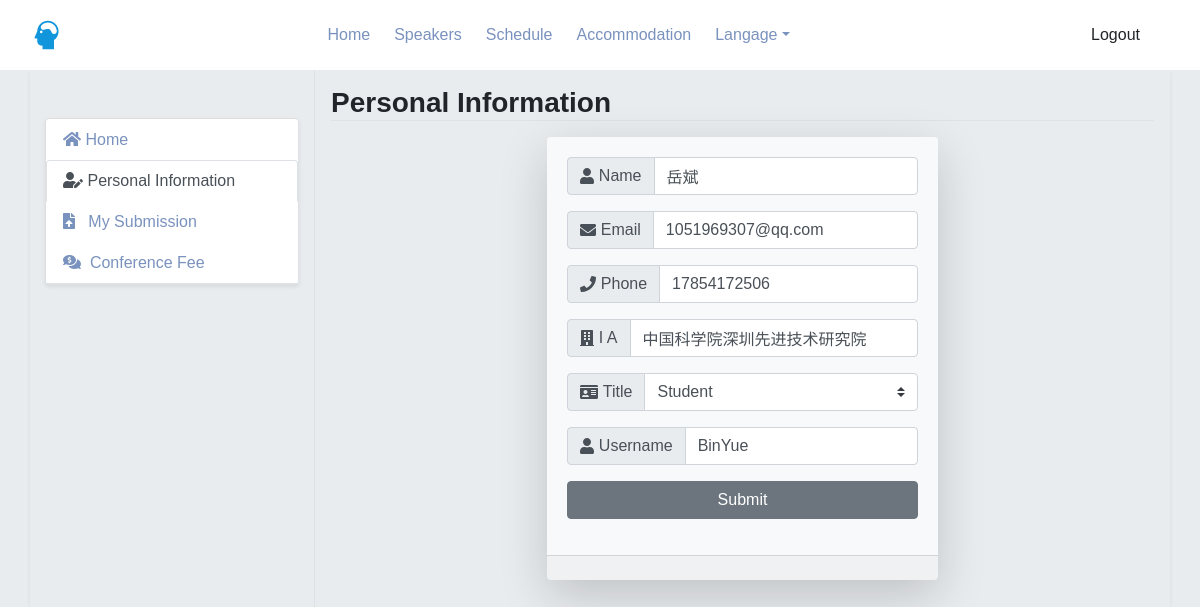
Page /my/info (signed in) on the earlier database version.
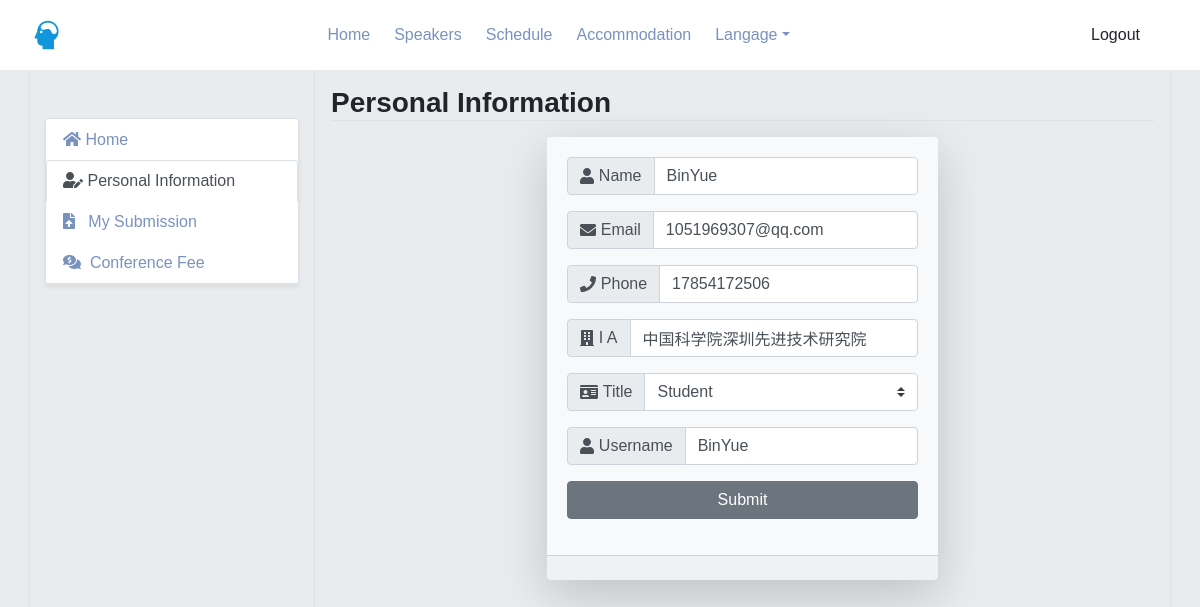
Same page on the later database version.
### tables this page shows
CREATE TABLE user (
    id INTEGER PRIMARY KEY AUTOINCREMENT,
    -- 用户名
    username TEXT NOT NULL,
    -- 密码
    password TEXT NOT NULL,
    -- 性别
    gender TEXT NOT NULL,
    -- 邮箱
    email TEXT NOT NULL,
    -- 手机号
    phone TEXT NOT NULL,
    -- 姓名
    name TEXT NOT NULL,
    -- 工作单位
    workplace TEXT NOT NULL,
    -- 职称
    title INTEGER NOT NULL,
    -- 邮寄地址(发票、邀请函)
    address TEXT NULL,
    -- 用户创建时间
    created TIMESTAMP NOT NULL DEFAULT CURRENT_TIMESTAMP,
    -- 是否需要看孩子
    requirement_baby_care BOOLEAN NOT NULL DEFAULT False,
    -- 是否需要同声传译
    requirement_simultaneous_transmission BOOLEAN NOT NULL DEFAULT False,
    -- 是否缴费完成
    paid BOOLEAN NOT NULL DEFAULT False,
    -- 是否提交摘要
    submit BOOLEAN NOT NULL DEFAULT False,
    -- 备用1
    remark1 TEXT NULL,
    -- 备用2
    remark2 INTEGER NULL
);

### nature/manage.py (the view, shortened to what this page needs)
@bp.route('/info', methods=('GET', 'POST'))
@login_required
def person():
    user_id = session.get('user_id')
    return render_template('manage/person.html')

### nature/auth.py (called while the page is built)
@bp.before_app_request
def load_logged_in_user():
    user_id = session.get('user_id')
    if user_id is None:
        g.user = None
    else:
        g.user = get_db().execute(
            'SELECT * FROM user WHERE id = ?', (user_id,)
        ).fetchone()

def login_required(view):
    @functools.wraps(view)
    def wrapped_view(**kwargs):
        if g.user is None:
            return redirect(url_for('auth.login'))
        return view(**kwargs)
    return wrapped_view

### nature/db.py (called while the page is built)
def get_db():
    if 'db' not in g:
        g.db = sqlite3.connect(
            current_app.config['DATABASE'],
            detect_types=sqlite3.PARSE_DECLTYPES
        )
        g.db.row_factory = sqlite3.Row
    return g.db

### nature/manage.py (called while the page is built)
@bp.before_app_request
def load_logged_in_user():
    user_id = session.get('user_id')
    if user_id is None:
        g.user = None
    else:
        g.user = get_db().execute(
            'SELECT * FROM user WHERE id = ?', (user_id,)
        ).fetchone()

### nature/templates/manage/person.html (shortened to what the changed rows need)
{% extends 'base.html'%}
{% block content %}
<div class="container container-index w-100 h-100 shadow-sm">
  <div class="row">
    <div class="col-lg-9 col-md-6 col-sm-12 p-3">
      <div class="row justify-content-center mt-3 mb-3">
        <div class="card shadow-lg bg-light border-0">
          <div class="card-body">
          <form action="" method="post">
            <div class="form-group">
              <div class="input-group">
                <div class="input-group-prepend">
                  <span class="input-group-text"><i class="fas fa-user"></i>&nbsp;Name</span>
                </div>
                <input type="text" class="form-control" name="name" id="name" value="{{ g.user['name'] }}" required>
              </div>
            </div>
            <div class="form-group">
              <div class="input-group">
                <div class="input-group-prepend">
                  <span class="input-group-text"><i class="fas fa-envelope"></i>&nbsp;Email</span>
                </div>
                <input type="text" class="form-control" name="email" id="email" value="{{ g.user['email'] }}" required>
              </div>
            </div>
            <div class="form-group">
              <div class="input-group">
                <div class="input-group-prepend">
                  <span class="input-group-text"><i class="fas fa-phone"></i>&nbsp;Phone</span>
                </div>
                <input type="text" class="form-control" name="phone" id="phone" value="{{ g.user['phone'] }}" required>
              </div>
            </div>
            <div class="form-group">
              <div class="input-group">
                <div class="input-group-prepend">
                  <span class="input-group-text"><i class="fas fa-building"></i>&nbsp;I A</span>
                </div>
                <input type="text" class="form-control" name="workplace" id="workplace" value="{{ g.user['workplace'] }}" required>
              </div>
            </div>
            <div class="form-group">
              <div class="input-group">
                <div class="input-group-prepend">
                  <span class="input-group-text"><i class="fas fa-id-card"></i>&nbsp;Title</span>
                </div>
                <select class="custom-select form-control" name="title" id="title">
                  <option value="1" {% if g.user['title']==1 %} selected="selected" {% endif %}>Student</option>
                </select>
              </div>
            </div>
            <div class="form-group">
              <div class="input-group">
                <div class="input-group-prepend">
                  <span class="input-group-text"><i class="fas fa-user"></i>&nbsp;Username</span>
                </div>
                <input type="text" class="form-control" name="username" id="username" value="{{ g.user['username'] }}" required>
              </div>
            </div>
          </form>
          </div>
        </div>
    </div>
  </div>
</div>
{% endblock %}

Differences in the rows shown:
changed user "BinYue": name "岳斌" → "BinYue"
